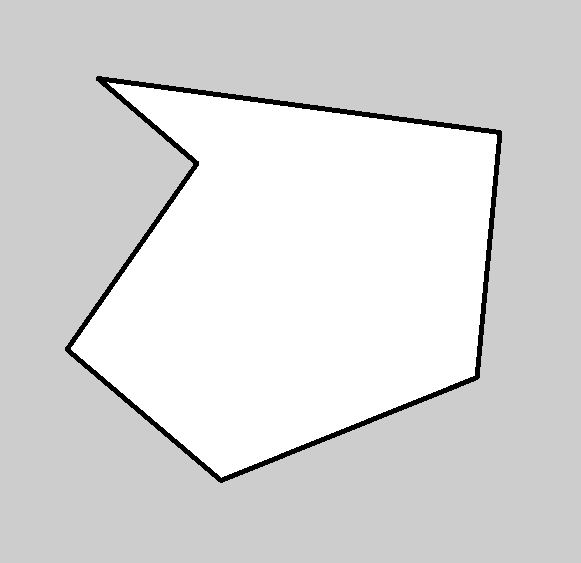
//> input picture data/test1.png, 581 x 563 px
$ ./main   (built with g++ and OpenCV 4)
//> lines starting //> are read from the running program, lines starting //| are printed output that depends on the picture; after the words box and inside, x2 and y2 are one past the last pixel; in counts of white or black regions, pixels touching at a corner belong together
#include "coverage_planner.h"

#define DENSE_PATH 1


/**
 * 对图像进行处理，膨胀边界和障碍物
*/
cv::Mat Contour_treatment(cv::Mat &img)
{
    // cv::Mat img = cv::imread("../data/basement.png");

    cv::imshow("原图像", img);
    cv::waitKey(500);
    cv::Mat gray;
    cv::cvtColor(img, gray, cv::COLOR_BGR2GRAY); // 把图像修改为二进制灰度图

    cv::Mat img_ = gray.clone(); // 储存二进制灰度图

    cv::threshold(img_, img_, 250, 255, 0); // 去除灰度图上的噪点
    std::cout<<"去掉噪，例如过滤很小或很大像素值的图像点。"<<std::endl;

    cv::Mat erode_kernel = cv::getStructuringElement(cv::MORPH_ELLIPSE, cv::Size(10,10), cv::Point(-1,-1)); // 返回元素卷积核
    cv::morphologyEx(img_, img_, cv::MORPH_ERODE, erode_kernel); // 对卷积图像做边界的膨胀
    cv::imshow("边界膨胀", img_);
    cv::waitKey();
    cv::Mat open_kernel = cv::getStructuringElement(cv::MORPH_ELLIPSE, cv::Size(5,5), cv::Point(-1,-1)); // 返回元素卷积核
    cv::morphologyEx(img_, img_, cv::MORPH_OPEN, open_kernel); // 对卷积图像做开运算，做腐蚀处理
    std::cout<<"返回一个结构元素（卷积核）"<<std::endl;
    cv::imshow("腐蚀处理", img_);
    cv::waitKey();
    // cv::waitKey(500);
    return img_;
}

/**
 * 对图像进行处理，圈出边界和各个障碍物，得到数组数据
*/
void Circle_boundary(cv::Mat &img_, cv::Mat &img, std::vector<std::vector<cv::Point>> &contours)
{
    /*** 查找图像的轮廓，输出为输出的轮廓集合，每个轮廓由一系列点组成。输出的轮廓层次结构，用于表示轮廓之间的父子关系。 ****/
    std::vector<std::vector<cv::Point>> cnts; // 储存多个多边形的轮廓外形数据
    std::vector<cv::Vec4i> hierarchy; // 配合多边形轮廓数组，保存多个多边形的内外父子关系 index: next, prev, first_child, parent
    cv::findContours(img_, cnts, hierarchy, cv::RETR_TREE, cv::CHAIN_APPROX_SIMPLE); // 找到轮廓数据和父子关系并储存在变量中
    std::cout<<"在二值图像中检测轮廓。它可以将图像中的连续区域(通常是物体)提取出来，形成一个轮廓集合"<<std::endl;

    /***对多边形数据转存排序******************/
    std::vector<int> cnt_indices(cnts.size()); // 转存多边形数据
    std::iota(cnt_indices.begin(), cnt_indices.end(), 0); // 为cnt_indices批量赋值为0
    std::sort(cnt_indices.begin(), cnt_indices.end(), [&cnts](int lhs, int rhs){return cv::contourArea(cnts[lhs]) > cv::contourArea(cnts[rhs]);}); // 排序
    int ext_cnt_idx = cnt_indices.front(); // 返回的是第一个元素的引用

    /***展示外部边界***********************/
    cv::Mat cnt_canvas = img.clone(); // 复制原图像
    cv::drawContours(cnt_canvas, cnts, ext_cnt_idx, cv::Scalar(0,0,255)); // 在原图像上绘制轮廓
    cv::imshow("绘制外部边界", cnt_canvas);
    cv::waitKey();

    /***展示内部障碍物边界***********************/
    // std::vector<std::vector<cv::Point>> contours; 转而使用外部输入
    contours.emplace_back(cnts[ext_cnt_idx]); // 把处理好的cnts轮廓数据添加到新的轮廓变量中
    // 找到所有的轮廓的障碍物
    for(int i = 0; i < hierarchy.size(); i++){ // 找到最外围的父轮廓，里面的子轮廓就是障碍物
        if(hierarchy[i][3]==ext_cnt_idx){ //父轮廓的索引等于外部轮廓的索引
            contours.emplace_back(cnts[i]);
            cv::drawContours(cnt_canvas, cnts, i, cv::Scalar(255,0,0)); // 把障碍的轮廓绘制到图像中展示
        }
    }
    cv::imshow("找到所有的障碍物轮廓", cnt_canvas);
    std::cout<<"找到所有的障碍物轮廓"<<std::endl;
    cv::waitKey();
    // cv::waitKey(1000);

    //////////////////////////////仅做展示，展示障碍物边界，不参与逻辑/////////////////////////////////////////
    cv::Mat cnt_img = cv::Mat(img.rows, img.cols, CV_8UC3);
    cnt_img.setTo(255);
    for(int i = 0; i < contours.size(); i++){
        cv::drawContours(cnt_img, contours, i, cv::Scalar(0,0,0));
    }
    cv::imshow("展示只保留轮廓的图形", cnt_img);
    std::cout<<"处理后只保留轮廓的图形"<<std::endl;
    cv::waitKey();
    // cv::waitKey(1000);
    ////////////////////////////仅做展示，不参与逻辑 end///////////////////////////////////////////
}

/**
 * 对边界和障碍物的外形抽象成简单的多边形
*/
void Polygon_approximation(cv::Mat &img_,
                            cv::Mat &img,
                            std::vector<std::vector<cv::Point>> &contours,
                            std::vector<std::vector<cv::Point>> &polys)
{
    /***处理内部边界，对每个内部图形的边界做转换简单多边形的逼近操作，把边界转换成简单多边形边界***********************/
    cv::Mat poly_canvas = img.clone();
    std::vector<cv::Point> poly; // 储存外部简单多边形边界
    // std::vector<std::vector<cv::Point>> polys; // 储存内部障碍物轮廓多边形边界
    for(auto& contour : contours){
        cv::approxPolyDP(contour, poly, 3, true); // 对每个内部轮廓都做处理，变为更逼近的多边形外形
        polys.emplace_back(poly);
        poly.clear();
    }
    for(int i = 0; i < polys.size(); i++){
        cv::drawContours(poly_canvas, polys, i, cv::Scalar(255,0,255));
        cv::imshow("多边形逼近", poly_canvas);
        std::cout<<"将复杂的多边形转换成简单的多边形"<<std::endl;
        cv::waitKey(500);
    }
    /////////////仅做展示，展示内部多边形边界//////////////////////////////////////////////////////////
    cv::Mat poly_img = cv::Mat(img.rows, img.cols, CV_8UC3);
    poly_img.setTo(255);
    for(int i = 0; i < polys.size(); i++){
        cv::drawContours(poly_img, polys, i, cv::Scalar(0,0,0));
    }
    cv::imshow("only polygons 只保留多边形的图形", poly_img);
    std::cout<<"只保留多边形的图形"<<std::endl;
    // cv::waitKey();
    cv::waitKey(1000);

    /***找到地图外部的边界线，储存在变量中***********************/
    std::vector<int> line_deg_histogram(180); // 用于保存外部边界的角度数据
    double line_len; // 直线长度
    double line_deg; // DEG角度 直线角度
    int line_deg_idx; // 索引、指示
    cv::Mat line_canvas = img.clone();
    auto ext_poly = polys.front(); // 储存内部障碍物轮廓多边形边界

    ext_poly.emplace_back(ext_poly.front()); // 数组赋值
    for(int i = 1; i < ext_poly.size(); i++){
        line_len = std::sqrt(std::pow((ext_poly[i].x-ext_poly[i-1].x),2)+std::pow((ext_poly[i].y-ext_poly[i-1].y),2)); // 计算边界长度
        // y-axis towards up, x-axis towards right, theta is from x-axis to y-axis
        line_deg = std::round(atan2(-(ext_poly[i].y-ext_poly[i-1].y),(ext_poly[i].x)-ext_poly[i-1].x)/M_PI*180.0); // atan2: (-180, 180]
        line_deg_idx = (int(line_deg) + 180) % 180; // [0, 180)
        line_deg_histogram[line_deg_idx] += int(line_len);

       std::cout<<"deg: "<<line_deg_idx<<std::endl;
       cv::line(line_canvas, ext_poly[i], ext_poly[i-1], cv::Scalar(255,255,0));
       cv::imshow("生成最外围地图线",line_canvas);
       cv::waitKey();
    }
    cv::imshow("生成最外围地图线",line_canvas);
    // cv::waitKey();
    cv::waitKey(1000);


    auto it = std::max_element(line_deg_histogram.begin(), line_deg_histogram.end()); // 求数组中的最大值
    int main_deg = (it-line_deg_histogram.begin());
    std::cout<<"main deg: " << main_deg<<std::endl;
}

// [79 lines left out: function cell_decomposition, not called in this run]

/**计算细胞之间的连接路径*/
// [93 lines left out: function calculate_cell_path, not called in this run]

int main(){
    cv::Mat img = cv::imread("../data/test1.png");
//> img is the input picture: 563 rows x 581 cols, CV_8UC3; min 0, max 255, mean 217.5

    cv::Mat img_ = Contour_treatment(img); // 对图像进行处理，膨胀边界和障碍物
//> in Contour_treatment, `cv::threshold(img_, img_, 250, 255, 0);`:
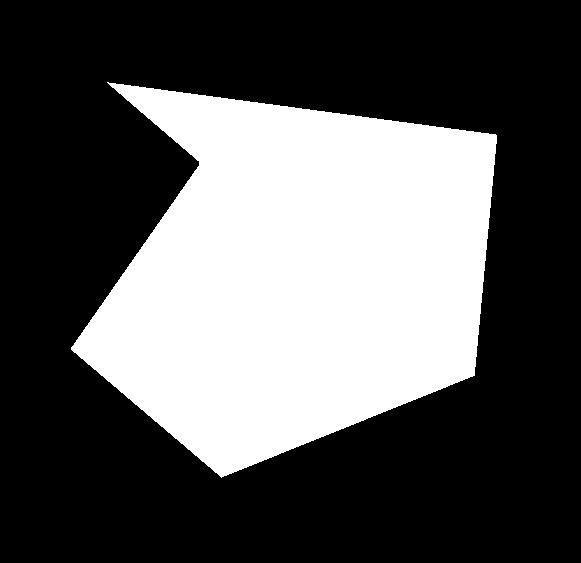
//> img_: 563 rows x 581 cols, CV_8UC1; 34.3% white; 1 white region, box (x1, y1, x2, y2) and area: (71, 82, 497, 478) 112154
//> in Contour_treatment, `cv::morphologyEx(img_, img_, cv::MORPH_ERODE, erode_kernel);`:
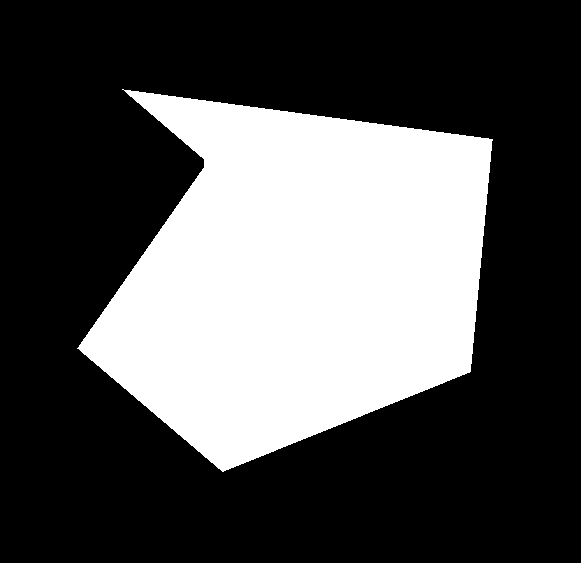
//> img_: 563 rows x 581 cols, CV_8UC1; 32.2% white; 1 white region, box (x1, y1, x2, y2) and area: (77, 89, 493, 472) 105187
//> in Contour_treatment, `cv::morphologyEx(img_, img_, cv::MORPH_OPEN, open_kernel);`: img_: 563 rows x 581 cols, CV_8UC1; 32.2% white; 1 white region

    std::vector<std::vector<cv::Point>> contours; // 保存障碍物位置
    Circle_boundary(img_, img, contours); // 对图像进行处理，圈出边界和各个障碍物，得到数组数据
//> in Circle_boundary, `cv::findContours(img_, cnts, hierarchy, cv::RETR_TREE, cv::CHAIN_APPRO..`: cnts = 1 contour; box (x1, y1, x2, y2) and area: (79, 90, 492, 472) 104540
//> in Circle_boundary, `std::vector<int> cnt_indices(cnts.size());`: cnt_indices = [0]
//> in Circle_boundary, `int ext_cnt_idx = cnt_indices.front();`: ext_cnt_idx = 0
//> in Circle_boundary, `cv::drawContours(cnt_canvas, cnts, ext_cnt_idx, cv::Scalar(0,0,255));`:
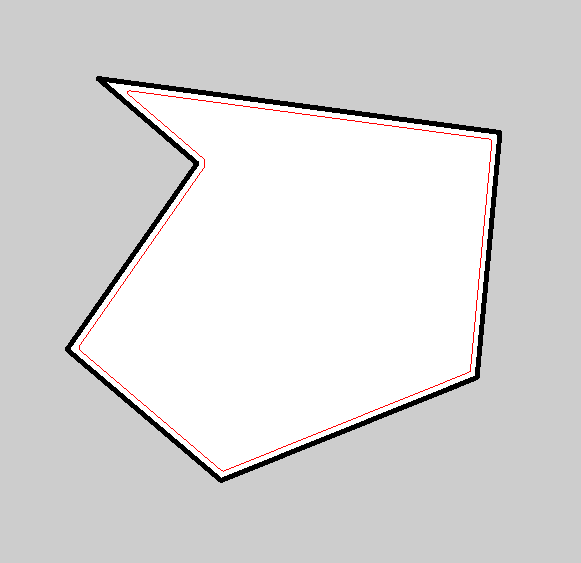
//> cnt_canvas: 563 rows x 581 cols, CV_8UC3; 0.38% of pixels changed, all inside (x1, y1, x2, y2) = (79, 90, 492, 472)
//> in Circle_boundary, `contours.emplace_back(cnts[ext_cnt_idx]);`: contours has the same summary as cnts
//> the loop in Circle_boundary, `for(int i = 0; i < hierarchy.size(); i++)` made 1 pass
//> the loop in Circle_boundary, `for(int i = 0; i < contours.size(); i++)` made 1 pass
//> after the loop in Circle_boundary, `for(int i = 0; i < contours.size(); i++)`:
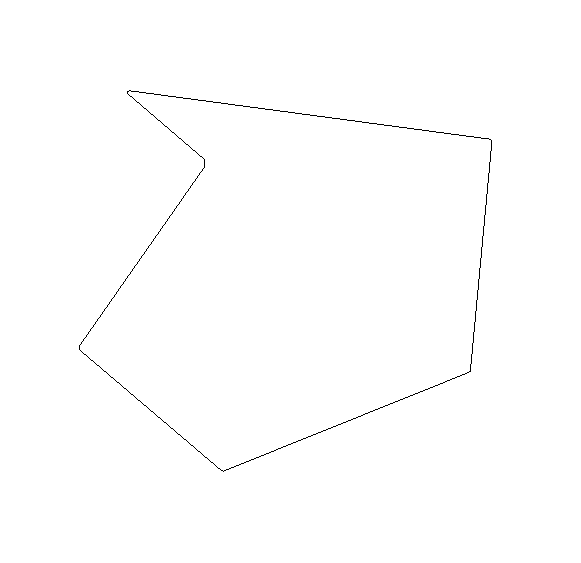
//> cnt_img: 563 rows x 581 cols, CV_8UC3; 99.6% white; black in thin lines or dots, all inside (x1, y1, x2, y2) = (79, 90, 492, 472)
//> contours has the same summary as cnts in Circle_boundary

    std::vector<std::vector<cv::Point>> polys; // 储存内部障碍物轮廓多边形边界
    Polygon_approximation(img_, img, contours, polys); // 对边界和障碍物的外形抽象成简单的多边形
//> the loop in Polygon_approximation, `for(auto& contour : contours)` made 1 pass
//> the loop in Polygon_approximation, `for(int i = 0; i < polys.size(); i++)` made 1 pass
//| 将复杂的多边形转换成简单的多边形
//> pass 1, in Polygon_approximation, `cv::imshow("多边形逼近", poly_canvas);`:
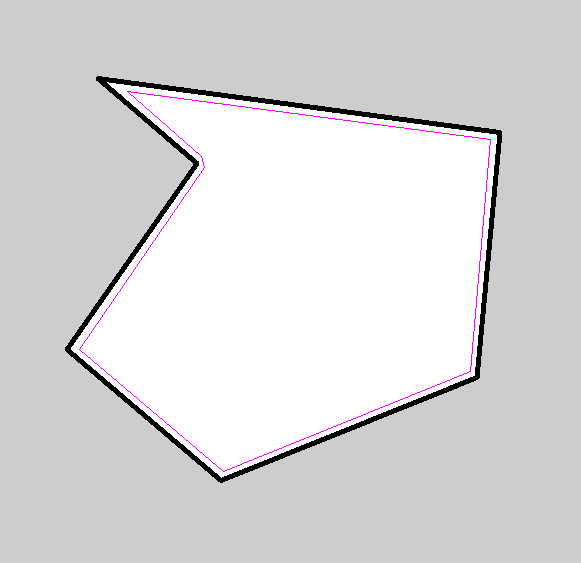
//> window '多边形逼近': 563 rows x 581 cols, CV_8UC3; mean B, G, R 217.5, 216.5, 217.5
//> after the loop in Polygon_approximation, `for(int i = 0; i < polys.size(); i++)`:
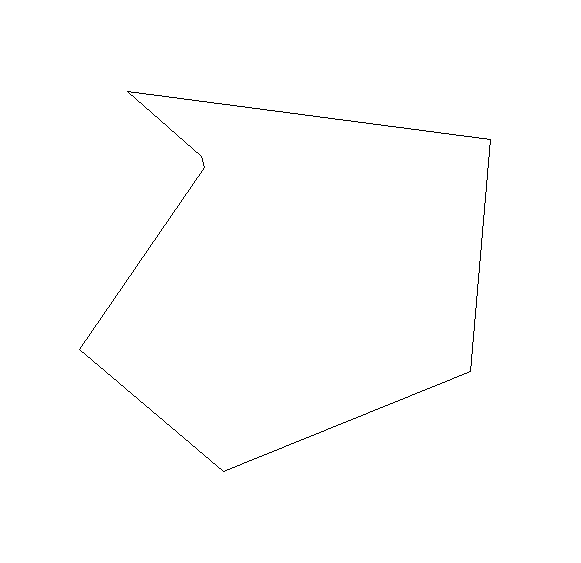
//> poly_img: 563 rows x 581 cols, CV_8UC3; 99.6% white; black in thin lines or dots, all inside (x1, y1, x2, y2) = (79, 91, 491, 472)
//> in Polygon_approximation, `auto ext_poly = polys.front();`: ext_poly = 7 Points (x, y): [127, 91], [201, 156], [204, 167], [79, 349], [223, 471], [470, 371], [490, 139]
//> in Polygon_approximation, `ext_poly.emplace_back(ext_poly.front());`: ext_poly = 8 Points (x, y): [127, 91], [201, 156], [204, 167], [79, 349], [223, 471], [470, 371], [490, 139], [127, 91]
//> the loop in Polygon_approximation, `for(int i = 1; i < ext_poly.size(); i++)` made 7 passes
//> (line_len, line_deg, line_deg_idx) on passes 1 to 7: (98.49, -41, 139), (11.4, -75, 105), (220.8, -124, 56), (188.7, -40, 140), (266.5, 22, 22), (232.9, 85, 85), (366.2, 172, 172)
//| deg: 139
//| deg: 105
//| deg: 56
//| deg: 140
//| deg: 22
//| deg: 85
//| deg: 172
//> after the loop in Polygon_approximation, `for(int i = 1; i < ext_poly.size(); i++)`:
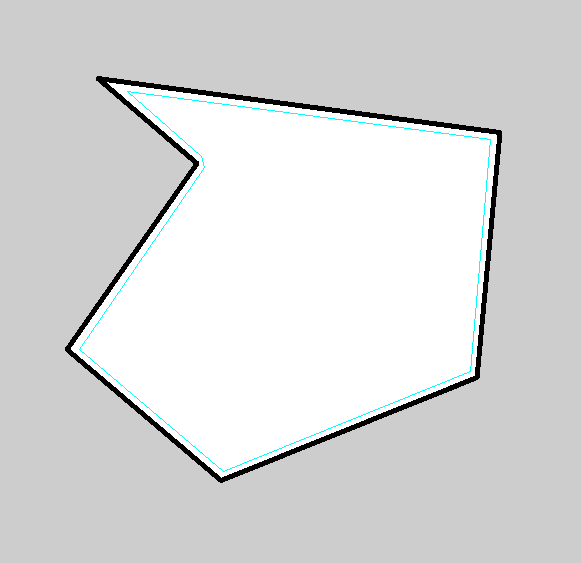
//> line_canvas: 563 rows x 581 cols, CV_8UC3; 0.38% of pixels changed, all inside (x1, y1, x2, y2) = (79, 91, 491, 472)
//> in Polygon_approximation, `int main_deg = (it-line_deg_histogram.begin());`: main_deg = 172
//| main deg: 172
//> polys = 1 contour; box (x1, y1, x2, y2) and area: (79, 91, 491, 472) 103756

//> (the run ends here: the program needs code that is not available in this run, at `std::vector<Polygon_2> bcd_cells;`)

$ run again, with data/test3.png copied over data/test1.png
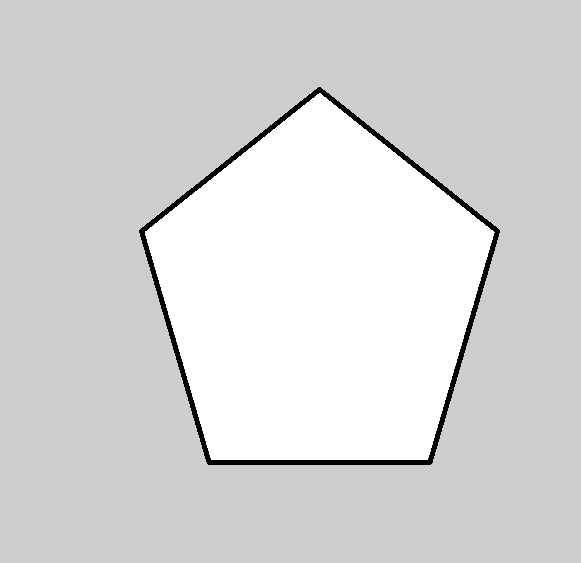
//> input picture data/test3.png, 581 x 563 px
//> img is the input picture: 563 rows x 581 cols, CV_8UC3; min 0, max 255, mean 215
//> in Contour_treatment, `cv::morphologyEx(img_, img_, cv::MORPH_ERODE, erode_kernel);`:
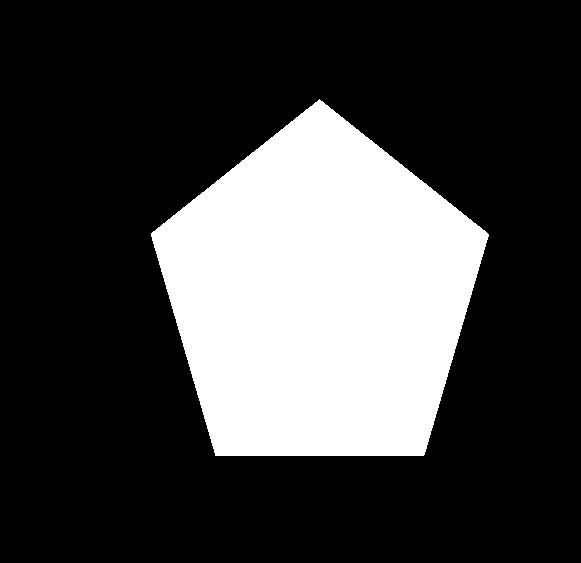
//> img_: 563 rows x 581 cols, CV_8UC1; 25.6% white; 1 white region, box (x1, y1, x2, y2) and area: (151, 99, 489, 456) 83632
//> cnts = 1 contour; box (x1, y1, x2, y2) and area: (151, 100, 489, 456) 83132
//> cnt_indices = [0]
//> ext_cnt_idx = 0
//> cnt_canvas: 563 rows x 581 cols, CV_8UC3; 0.3% of pixels changed, all inside (x1, y1, x2, y2) = (151, 100, 489, 456)
//> in Circle_boundary, `contours.emplace_back(cnts[ext_cnt_idx]);`: contours has the same summary as cnts
//> the loop in Circle_boundary, `for(int i = 0; i < hierarchy.size(); i++)` made 1 pass
//> the loop in Circle_boundary, `for(int i = 0; i < contours.size(); i++)` made 1 pass
//> `Circle_boundary(img_, img, contours);`: contours has the same summary as cnts in Circle_boundary
//> the loop in Polygon_approximation, `for(auto& contour : contours)` made 1 pass
//> the loop in Polygon_approximation, `for(int i = 0; i < polys.size(); i++)` made 1 pass
//| 将复杂的多边形转换成简单的多边形
//> in Polygon_approximation, `auto ext_poly = polys.front();`: ext_poly = 6 Points (x, y): [319, 100], [153, 231], [154, 247], [215, 454], [422, 455], [488, 234]
//> in Polygon_approximation, `ext_poly.emplace_back(ext_poly.front());`: ext_poly = 7 Points (x, y): [319, 100], [153, 231], [154, 247], [215, 454], [422, 455], [488, 234], [319, 100]
//> the loop in Polygon_approximation, `for(int i = 1; i < ext_poly.size(); i++)` made 6 passes
//> (line_len, line_deg, line_deg_idx) on passes 1 to 6: (211.5, -142, 38), (16.03, -86, 94), (215.8, -74, 106), (207, 0, 0), (230.6, 73, 73), (215.7, 142, 142)
//> (printed output is left out)
//> after the loop in Polygon_approximation, `for(int i = 1; i < ext_poly.size(); i++)`:
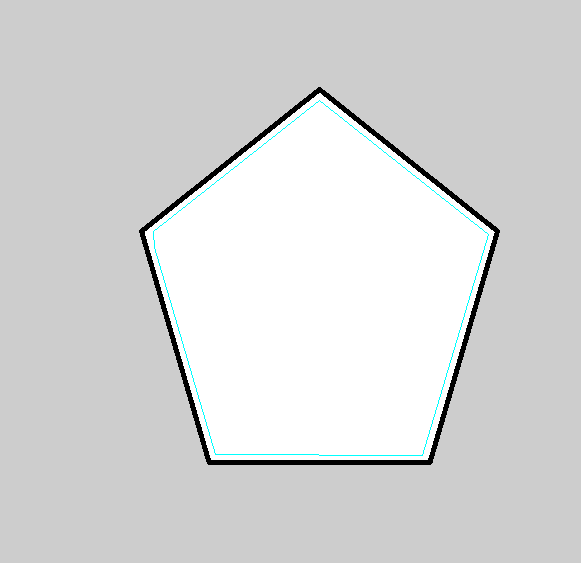
//> line_canvas: 563 rows x 581 cols, CV_8UC3; 0.3% of pixels changed, all inside (x1, y1, x2, y2) = (153, 100, 489, 456)
//> main_deg = 73
//| main deg: 73
//> polys = 1 contour; box (x1, y1, x2, y2) and area: (153, 100, 489, 456) 82742
